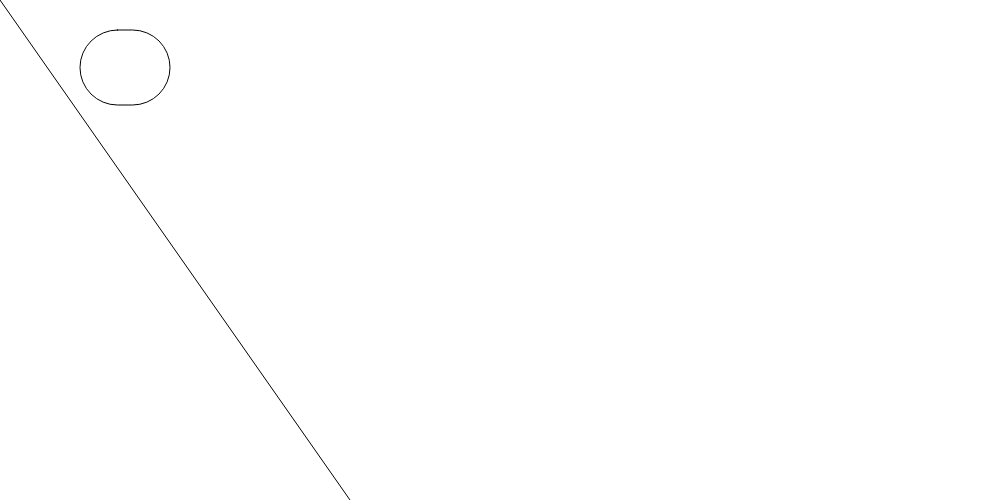
Frame 1 (no input)
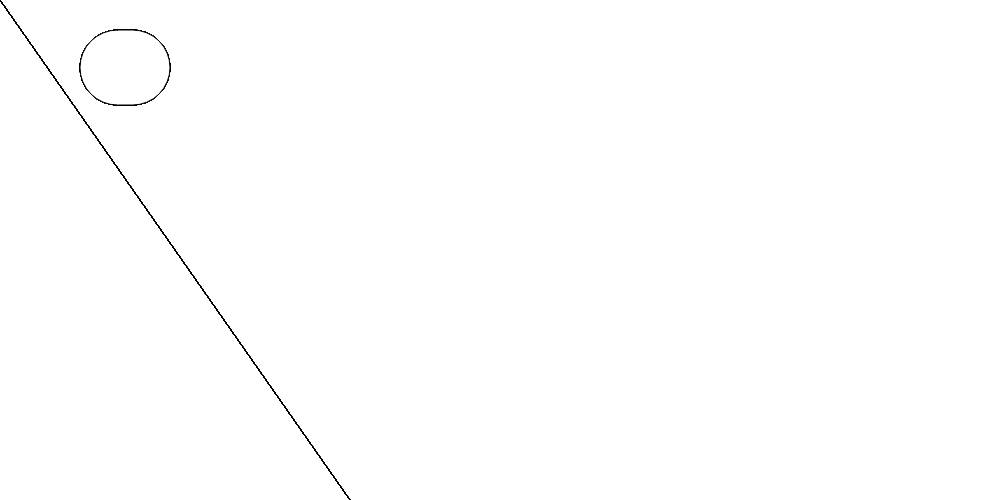
Frame 60 (no input)
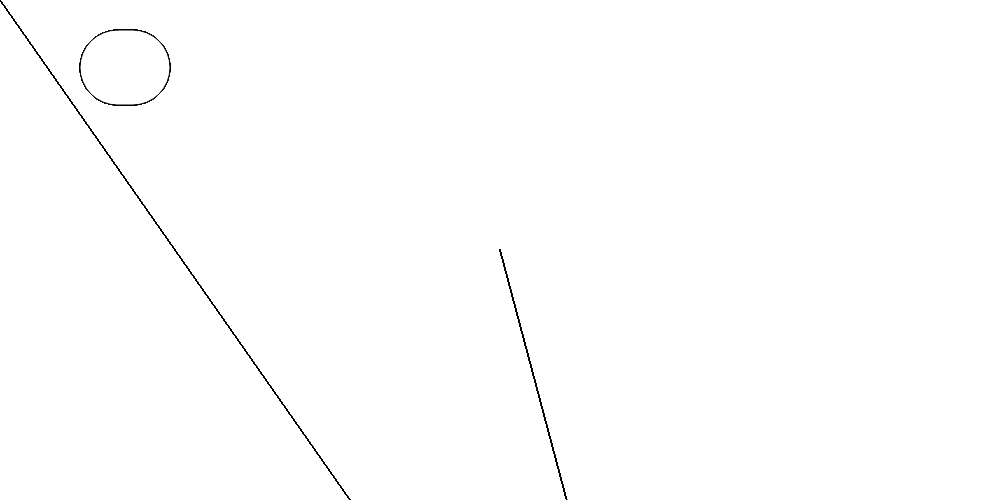
Frame 120 (the mouse pressed at the canvas centre since frame 60)

The p5.js sketch that drew these frames (run headless with seeded random() and noise() and a simulated clock; from frame 60 on, the mouse is pressed at the canvas centre):

// p5.js sketch
// ── sketch.js

function setup() {
  createCanvas(1000, 500);
}

function draw() {
  line(700, 1000, mouseX, mouseY);
  rect(80, 30, 90, 75, 230);
  

}
